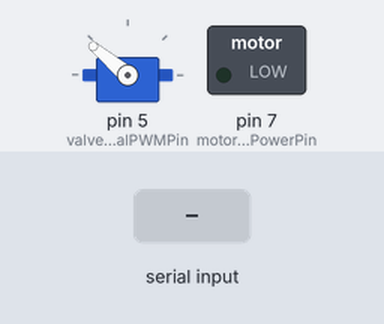
The sketch below on a simulated Arduino Uno, built with avr-gcc and run on an emulated ATmega328P. Parts: servo, switched loads named in the sketch (green lamp = pin HIGH). The test bench sets the inputs (shaded band).

Above: at 1.2 s.
1.3 s: byte 95 ('_') received over Serial
At 2.0 s:
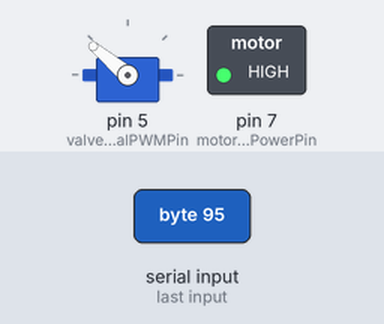
2.8 s: byte 33 ('!') received over Serial
At 3.1 s:
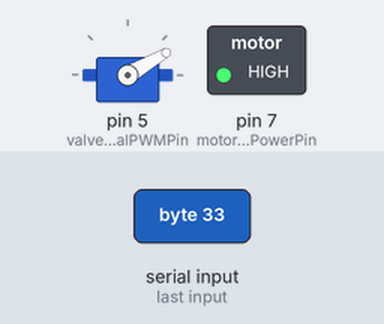
4.3 s: byte 47 ('/') received over Serial
At 5.4 s:
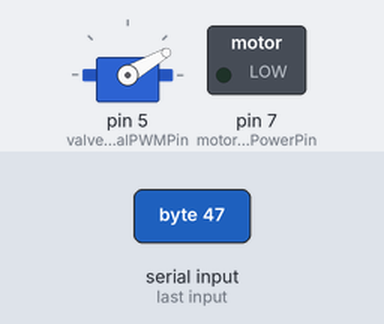
Timing chart, 0 to 7.3 s (numbered marks = the images above; inputs shaded):
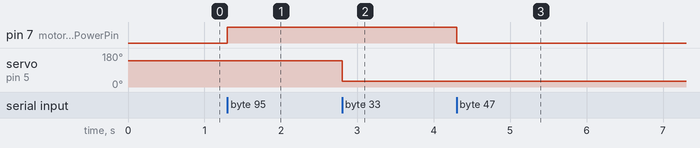

The sketch:

MAIN.ino
```cpp
//For engine shutdown, can have multiple pins to check inputs, or just use an
//interrupt on pins 2 & 3, or use combination. Right now based on 2/3 pin high confirmation
//Need to add servo/stepper motor code
//Countdown not real time (runs slow) if it matters

//Commands
//r - readys launch
//f - final launch ready
//l - LAUNCH
//a - abort
//s - returns state of variables

//Commands Meant for DAQ
//i - initialization: initializes SD card
//t - sensor test: sends sensor values ten times over 5 seconds
//c - collect data: collects data continuously. outputs over serial and saves. Also checks temp
//to make sure it's not too hot. Command to make pins go high to signal heat event are commented out
//e - exit data collect

#include <SoftwareSerial.h> //Communication with DAQ Arduino
#include <Servo.h>          //Valve Control

//Servo Valve Variables
Servo valveServo;
int motorControllerPowerPin = 7;
int valveSignalPWMPin = 5;
bool firstTime = true;

//DAQ Serial Connection Settings
int baud = 9600;
int DAQrxPin = 3;
int DAQtxPin = 2;
SoftwareSerial DAQSerial(DAQrxPin, DAQtxPin);

//Hardware Serial and Launch Status Variables
char inputCMD;
String data;
String msg;
boolean launchReady = 0;
boolean finalLaunchReady = 0;
boolean launchTime = 0;
boolean dontAbort = 1;
String abortLaunch;


void setup() {
        // Initiate Serial Connections to Launchbox (Hardware Serial) and DAQ (Software Serial)
        DAQSerial.begin(baud);
        Serial.begin(baud);
        //Initiate
        pinMode(motorControllerPowerPin, OUTPUT);
        pinMode(valveSignalPWMPin, OUTPUT);
        valveServo.attach(valveSignalPWMPin);// attaches the valve servo object to the PWM output pin

}

void loop() {
        //Set valve servo to close on the first loop
        if (firstTime == 1)
        {
                valveClose(valveServo);
                firstTime = 0;
        }

        //Read in commands from Launch Box and Respond Accordingly
        inputCMD = Serial.read();
        //Output data from DAQSerial back onto hardware serial (this sends the data back to the launchbox)
        if (DAQSerial.available())
        {
                data = DAQSerial.readStringUntil('\n');
                Serial.println(data);
        }
        switch (inputCMD) {
        case 'a': //abort sequence -- negates all launch-ready statuses
                launchTime = 0;
                launchReady = 0;
                finalLaunchReady = 0;
                Serial.println("xCMabo");
                break;
        case 'i': //initialize DAQ Arduino
                DAQSerial.println('i');
                Serial.println("CM: i passed");
                break;
        case 't':
                DAQSerial.println('t');
                Serial.println("CM: t passed");
                break;
        case 'c':
                DAQSerial.println('c');
                Serial.println("CM: c passed");
                break;
        case 'e':
                DAQSerial.println('e');
                Serial.println("CM: e passed");
                break;
        case 'r':
                launchReady = 1;
                //    Serial.println("First Launch Ready is " + launchReady);
                Serial.println("xCMrl11");
                break;
        case 'f':
                finalLaunchReady = 1;
                //    Serial.println("Second Launch Ready is " + finalLaunchReady);
                Serial.println("xCMrl21");
                break;
        case 'u':
                launchReady = 0;
                //    Serial.println("First Launch Ready is " + launchReady);
                Serial.println("xCMrl10");
                break;
        case 'j':
                finalLaunchReady = 0;
                //    Serial.println("Second Launch Ready is " + finalLaunchReady);
                Serial.println("xCMrl20");
                break;
        case 'l':
                if (launchReady && finalLaunchReady)
                {
                        //      countdown();
                        Serial.println("xCMlau");
                        launchTime = 1;
                }
                else
                {
                        Serial.println("CM: LR1 and LR2 not ready");
                }
                break;
        case '_':
                //turn on servo power
                setServoPower(1, motorControllerPowerPin);
                break;
        case '/':
                //turn off servo power
                setServoPower(0, motorControllerPowerPin);
                break;
        case '!':
                //open servo
                valveOpen(valveServo);
                break;
        case '#':
                //close servo
                valveClose(valveServo);
                break;
        case '~':
                //get servo status
                Serial.println("~" + String(valveServo.read()) + " :: " + String((valveStatus(valveServo) == 1) ? "open" : "closed"));
                break;
        default:
                break;
        }

        // If all launch ready signals have been set, then initiate launch procedures
        if (launchReady && finalLaunchReady && launchTime)
        {
                launch();
        }

}

void launch()
{
        //turn Servo -- we dont do this since the main arduino is not in charge of the launch. Commands are sent directly by the team.
}


// Servo and Motor Controller Functions
void setServoPower(int servoPowerOption, int powerPin)
{
        if (servoPowerOption == 1)
        {
                digitalWrite(powerPin, HIGH);
        }
        if (servoPowerOption == 0)
        {
                digitalWrite(powerPin, LOW);
        }
}
void setValvePosition(Servo &valveServo, int newValvePosition)
// valveServo       --> reference to the servo to turn
// newValvePosition --> new angular position for the servo to turn to
{
        // int cpos = valveServo.read();
        //for (int i = cpos; i >= newValvePosition; i -= 1) { // goes from 0 degrees to 180 degrees
        // in steps of 1 degree
        valveServo.write(newValvePosition);        // tell servo to go to position in variable 'pos'
        //  delay(3);                       // waits 15ms for the servo to reach the position
        // }
}
void valveOpen(Servo &valveServo)
{
        int pOpen = 30; //Adjustable Open Position
        setValvePosition(valveServo, pOpen);
}
void valveClose(Servo &valveServo)
{
        int pClose = 140; //Adjustable Closed Postion
        setValvePosition(valveServo, pClose);
}
int valveStatus(Servo &valveServo)
{
        int position = valveServo.read();
        int status = 0;
        if (position < 50)
        {
                status = 1;
        }
        else
        {
                status = 0;
        }
        return status;
}
```

Measured:
- after the input at 1.3 s, pin 7 (motorControllerPowerPin): LOW → HIGH at once
- after the input at 2.8 s, servo on pin 5 (valveSignalPWMPin): 140° → 30° at once
- after the input at 4.3 s, pin 7 (motorControllerPowerPin): HIGH → LOW at once
